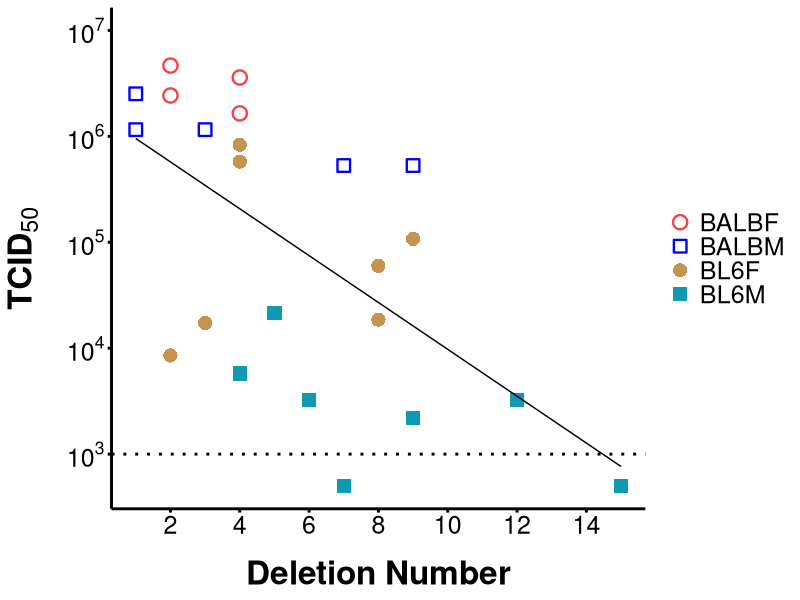
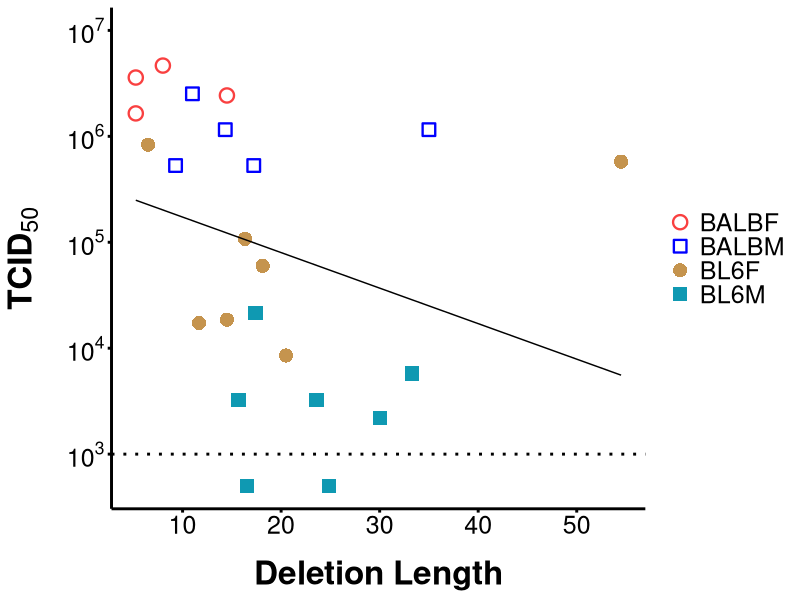
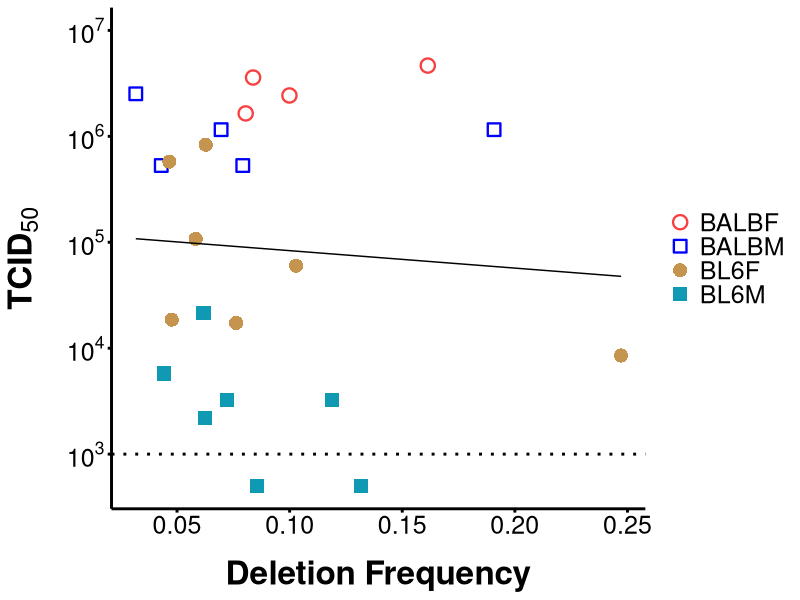
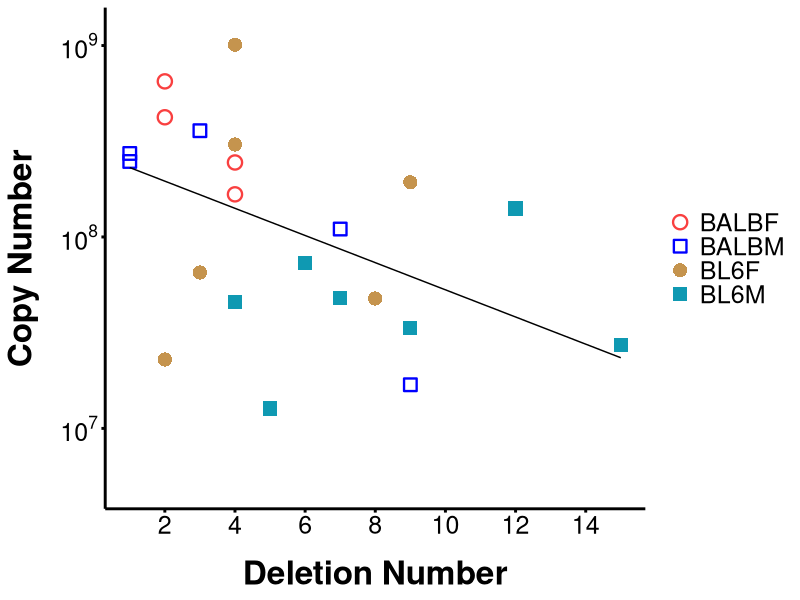
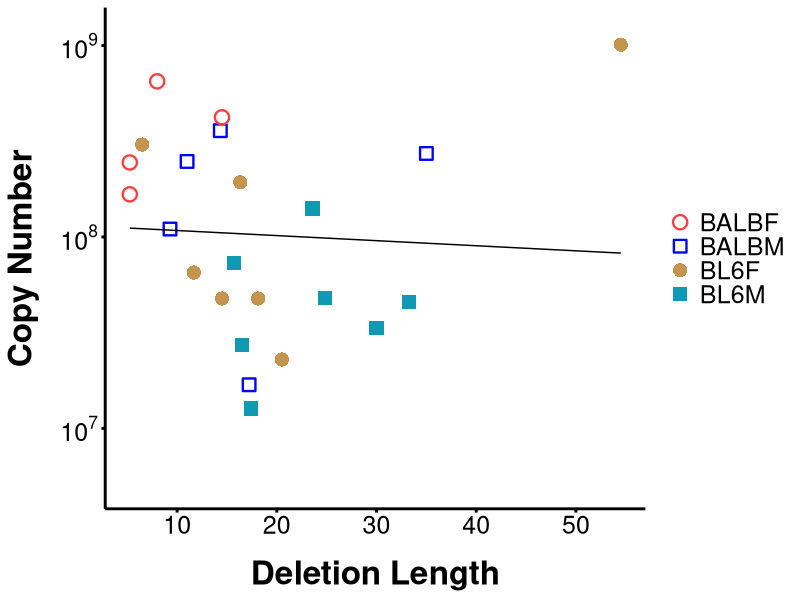
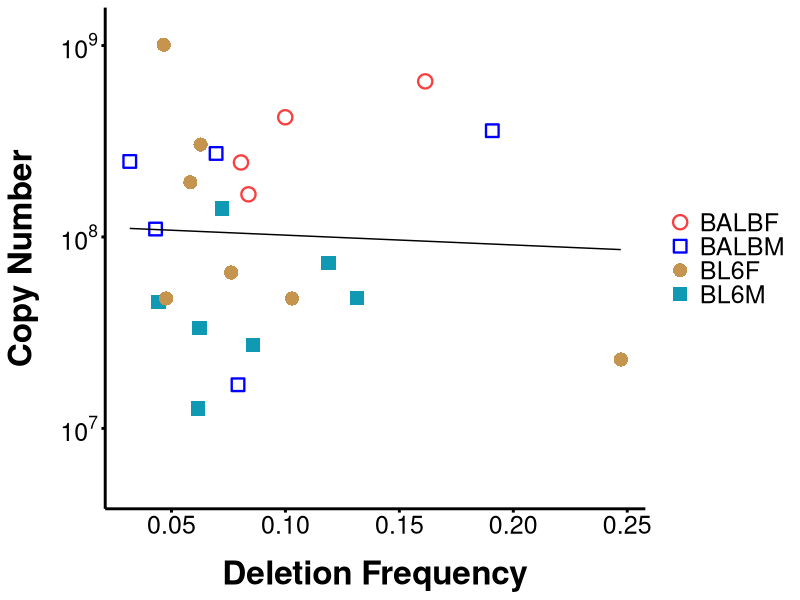
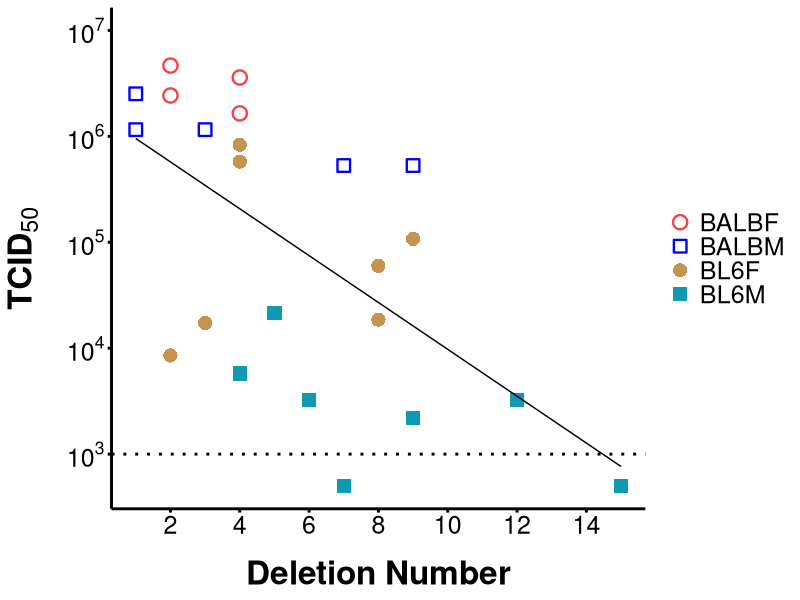
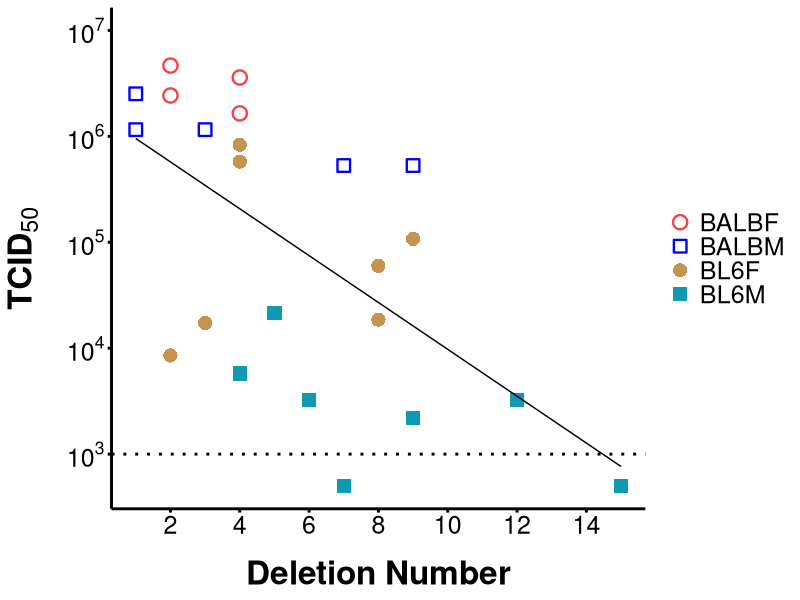

R code for these plots, in order:
# Load necessary libraries
library(dplyr)
library(ggplot2)
library(scales)
library(MASS)


data <- read.csv("Input Data/GroupedtiterR10.csv", sep=',', header=T)

data <- data %>%
  filter(!is.na(Indel.count.3pct))

# Ensure TCID50 and Copy Number are numeric
data <- data %>%
  mutate(TCID50 = as.numeric(TCID50),
         Copy.Number = as.numeric(`Copy.Number`),
         Host = as.factor(Host))

data <- data %>%
  mutate(log.TCID50 = log10(TCID50)) %>%
  mutate(log.Copy.Number = log10(Copy.Number))

# Calculate Spearman's correlation for the entire dataset (no grouping by Host)
spearman_results_combined <- data %>%
  summarise(
    spearman_rho_TCID50_Indel = cor(log.TCID50, Indel.count.3pct, method = "spearman"),
    p_value_TCID50_Indel = suppressWarnings(cor.test(log.TCID50, Indel.count.3pct, method = "spearman")$p.value),
    
    spearman_rho_TCID50_Length = cor(log.TCID50, Average_Length_Sample.3pct, method = "spearman"),
    p_value_TCID50_Length = suppressWarnings(cor.test(log.TCID50, Average_Length_Sample.3pct, method = "spearman")$p.value),
    
    spearman_rho_TCID50_Frequency = cor(log.TCID50, Average_Frequency_Sample.3pct, method = "spearman"),
    p_value_TCID50_Frequency = suppressWarnings(cor.test(log.TCID50, Average_Frequency_Sample.3pct, method = "spearman")$p.value),
    
    spearman_rho_CopyNumber_Indel = cor(log.Copy.Number, Indel.count.3pct, method = "spearman"),
    p_value_CopyNumber_Indel = suppressWarnings(cor.test(log.Copy.Number, Indel.count.3pct, method = "spearman")$p.value),
    
    spearman_rho_CopyNumber_Length = cor(log.Copy.Number, Average_Length_Sample.3pct, method = "spearman"),
    p_value_CopyNumber_Length = suppressWarnings(cor.test(log.Copy.Number, Average_Length_Sample.3pct, method = "spearman")$p.value),
    
    spearman_rho_CopyNumber_Frequency = cor(log.Copy.Number, Average_Frequency_Sample.3pct, method = "spearman"),
    p_value_CopyNumber_Frequency = suppressWarnings(cor.test(log.Copy.Number, Average_Frequency_Sample.3pct, method = "spearman")$p.value)
  )

# Specify the output file
output_file <- "TCID50_CopyNumber_vs_Deletions_combined_spearman_results.txt"

# Sink the results to a text file
sink(output_file)
cat("Spearman's Correlation Results (Combined Analysis)\n")
cat("-----------------------------------------------\n")
cat(paste0(
  "TCID50 vs Indel count - Spearman's rho: ", round(spearman_results_combined$spearman_rho_TCID50_Indel, 3), 
  ", p-value: ", format.pval(spearman_results_combined$p_value_TCID50_Indel, digits = 3), "\n",
  "TCID50 vs Average Length - Spearman's rho: ", round(spearman_results_combined$spearman_rho_TCID50_Length, 3), 
  ", p-value: ", format.pval(spearman_results_combined$p_value_TCID50_Length, digits = 3), "\n",
  "TCID50 vs Average Frequency - Spearman's rho: ", round(spearman_results_combined$spearman_rho_TCID50_Frequency, 3), 
  ", p-value: ", format.pval(spearman_results_combined$p_value_TCID50_Frequency, digits = 3), "\n",
  "Copy Number vs Indel count - Spearman's rho: ", round(spearman_results_combined$spearman_rho_CopyNumber_Indel, 3), 
  ", p-value: ", format.pval(spearman_results_combined$p_value_CopyNumber_Indel, digits = 3), "\n",
  "Copy Number vs Average Length - Spearman's rho: ", round(spearman_results_combined$spearman_rho_CopyNumber_Length, 3), 
  ", p-value: ", format.pval(spearman_results_combined$p_value_CopyNumber_Length, digits = 3), "\n",
  "Copy Number vs Average Frequency - Spearman's rho: ", round(spearman_results_combined$spearman_rho_CopyNumber_Frequency, 3), 
  ", p-value: ", format.pval(spearman_results_combined$p_value_CopyNumber_Frequency, digits = 3), "\n"
))

sink()  # End sink

# Confirmation message
cat(paste("Results saved to", output_file, "\n"))




##### PLOTS #####



######TCID50######

# List of TCID50 comparisons
tcid50_comparisons <- list(
  list(x = "Indel.count.3pct", y = "TCID50", x_title = "Deletion Number", y_title = expression(bold(TCID[50]))),
  list(x = "Average_Length_Sample.3pct", y = "TCID50", x_title = "Deletion Length", y_title = expression(bold(TCID[50]))),
  list(x = "Average_Frequency_Sample.3pct", y = "TCID50", x_title = "Deletion Frequency", y_title = expression(bold(TCID[50])))
)

# Loop through each TCID50 comparison to generate the plots
for (comp in tcid50_comparisons) {
  
  # Create the plot for each comparison with LM trendline
  p <- ggplot(data, aes_string(x = comp$x, y = comp$y)) +
    geom_point(aes(color = Host, shape = Host), size = 4, stroke = 1.2) + # Scatter plot
    geom_smooth(method = "rlm", se = FALSE, color = "black", size = 0.5) + # LM trendline
    scale_y_log10(limits = c(500, 1e7),
                  breaks = c(1e3, 1e4, 1e5, 1e6, 1e7),
                  labels = scales::trans_format("log10", scales::math_format(10^.x))) +  # Apply log scale to y-axis
    scale_x_continuous(breaks = scales::pretty_breaks(n = 6)) +
    geom_hline(yintercept = 1000, linetype = "dotted", color = "black", size = 1) + # Dotted line at y = 1000
    labs(x = comp$x_title, y = comp$y_title) +  # Use custom titles for x and y axes
    theme_minimal() +
    theme(
      axis.title.x = element_text(size = 24, face = "bold", color = "black", 
                                  margin = margin(t = 15)), # Increase distance for x-axis title
      axis.title.y = element_text(size = 24, face = "bold", color = "black", 
                                  margin = margin(r = 15)),  # Increase distance for y-axis title
      axis.text = element_text(size = 18, color = "black"),
      axis.line = element_line(size = 1, color = "black"),
      axis.ticks = element_line(size = 1),
      panel.grid = element_blank(),
      legend.position = "right",
      legend.text = element_text(size = 18),
      legend.title = element_blank()
    ) +
    scale_color_manual(values = c("#f94040", "#0000FF", "#C5944E", "#0F99B2")) +
    scale_shape_manual(values = c(1, 22, 16, 15)) +
    guides(color = guide_legend(override.aes = list(linetype = "blank")),
           shape = guide_legend(override.aes = list(linetype = "blank")))
  
  # Print the plot
  print(p)
  
  # Save as SVG and PNG in the "Images" folder with simplified filenames
  filename <- paste0("Images/TCID50_vs_", gsub(" ", "_", comp$x_title))
  
  svg(paste0(filename, ".svg"), width = 10, height = 6)
  print(p) 
  dev.off()
  
  ggsave(filename = paste0(filename, ".png"),
         bg = 'white', width = 8, height = 5, device = 'png', dpi = 300)
}

cat("TCID50 plots saved in the 'Images' folder as SVG and PNG files.\n")


######Copy Number#####

# List of Copy Number comparisons
copy_number_comparisons <- list(
  list(x = "Indel.count.3pct", y = "Copy.Number", x_title = "Deletion Number", y_title = "Copy Number"),
  list(x = "Average_Length_Sample.3pct", y = "Copy.Number", x_title = "Deletion Length", y_title = "Copy Number"),
  list(x = "Average_Frequency_Sample.3pct", y = "Copy.Number", x_title = "Deletion Frequency", y_title = "Copy Number")
)

# Loop through each Copy Number comparison to generate the plots
for (comp in copy_number_comparisons) {
  
  # Create the plot for each comparison with LM trendline
  p <- ggplot(data, aes_string(x = comp$x, y = comp$y)) +
    geom_point(aes(color = Host, shape = Host), size = 4, stroke = 1.2) + # Scatter plot
    geom_smooth(method = "rlm", se = FALSE, color = "black", size = 0.5) + # LM trendline
    scale_y_log10(limits = c(5e6, 1.2e9),
                  breaks = c(1e7, 1e8, 1e9),
                  labels = scales::trans_format("log10", scales::math_format(10^.x))) +  # Apply log scale to y-axis
    scale_x_continuous(breaks = scales::pretty_breaks(n = 6)) +
    labs(x = comp$x_title, y = comp$y_title) +  # Use custom titles for x and y axes
    theme_minimal() +
    theme(
      axis.title.x = element_text(size = 24, face = "bold", color = "black", 
                                  margin = margin(t = 15)), # Increase distance for x-axis title
      axis.title.y = element_text(size = 24, face = "bold", color = "black", 
                                  margin = margin(r = 15)),  # Increase distance for y-axis title
      axis.text = element_text(size = 18, color = "black"),
      axis.line = element_line(size = 1, color = "black"),
      axis.ticks = element_line(size = 1),
      panel.grid = element_blank(),
      legend.position = "right",
      legend.text = element_text(size = 18),
      legend.title = element_blank()
    ) +
    scale_color_manual(values = c("#f94040", "#0000FF", "#C5944E", "#0F99B2")) +
    scale_shape_manual(values = c(1, 22, 16, 15)) +
    guides(color = guide_legend(override.aes = list(linetype = "blank")),
           shape = guide_legend(override.aes = list(linetype = "blank")))
  
  # Print the plot
  print(p)
  
  # Save as SVG and PNG in the "Images" folder with simplified filenames
  filename <- paste0("Images/Copy_Number_vs_", gsub(" ", "_", comp$x_title))
  
  svg(paste0(filename, ".svg"), width = 10, height = 6)
  print(p) 
  dev.off()
  
  ggsave(filename = paste0(filename, ".png"),
         bg = 'white', width = 8, height = 5, device = 'png', dpi = 300)
}

cat("Copy Number plots saved in the 'Images' folder as SVG and PNG files.\n")
